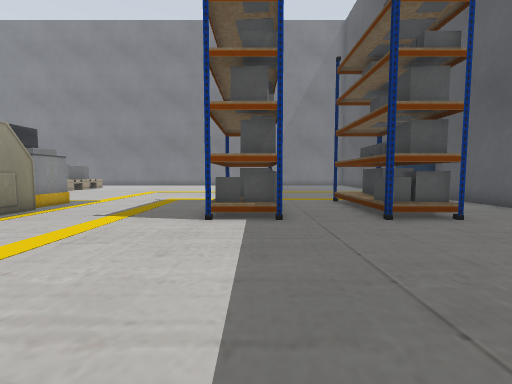
view 1 (above)

21 first-person views from a walk through a robot-simulator world made for Gazebo. The camera is 0.5 m above the floor, tilts 4° down and sees 90° across. Floor lines are 1 m apart. The floor is counted in squares, 0.5 m on a side. Each view is taken from the middle of a square. On the plan, view 1 faces up. The plan holds only what a view shows up to about 11 squares ahead; the rest is blank. The place goes on beyond the plan. Simple shapes stand in for some stock models.

view 2
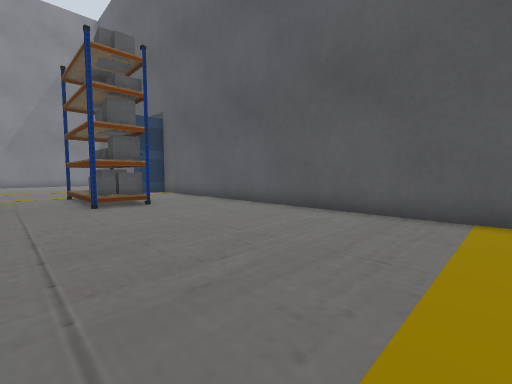

view 3
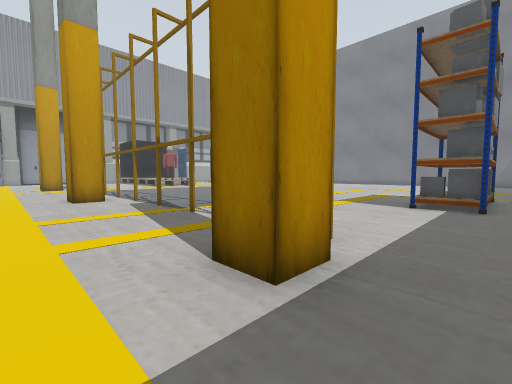

view 4
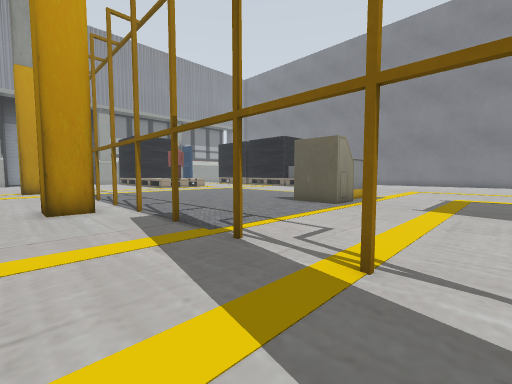

view 5
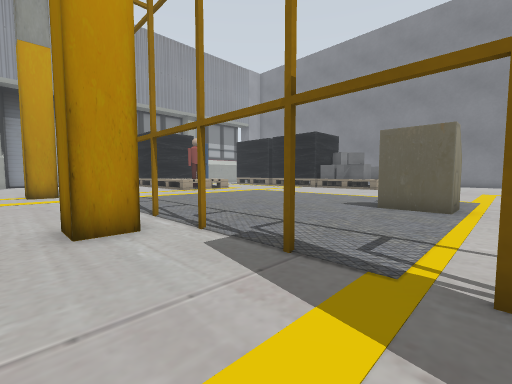

view 6
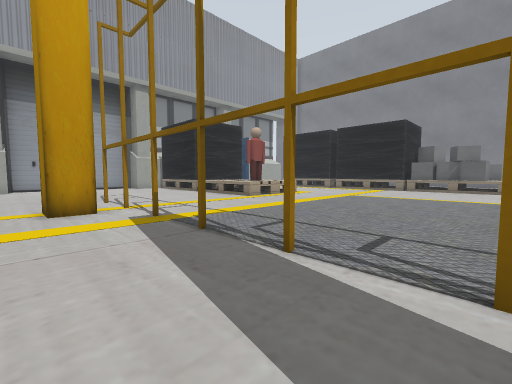

view 7
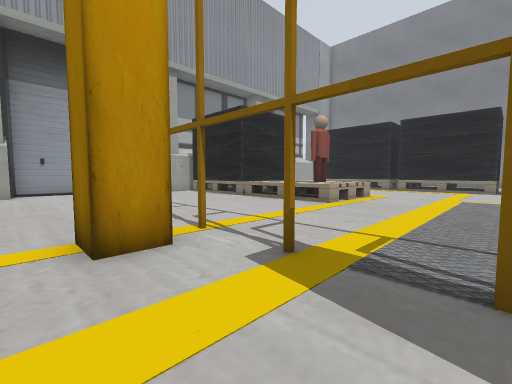

view 8
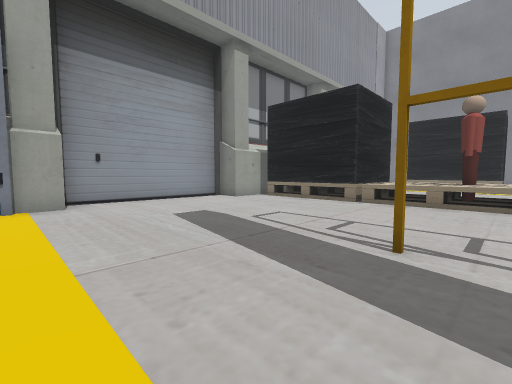

view 9
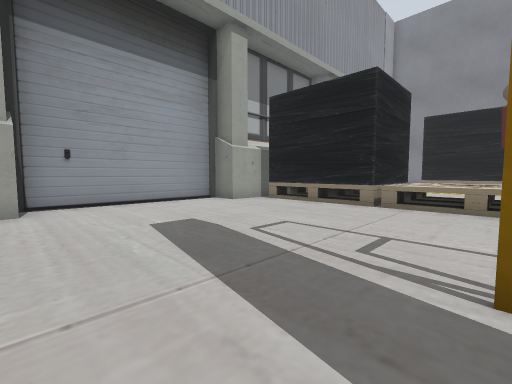

view 10
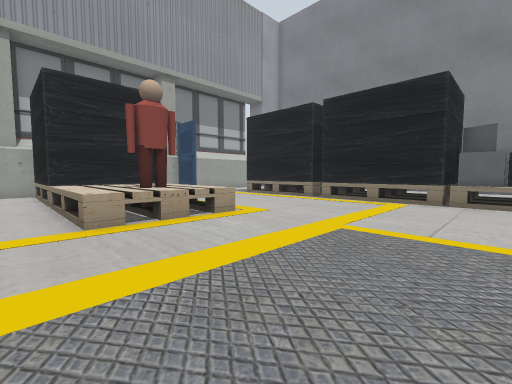

view 11
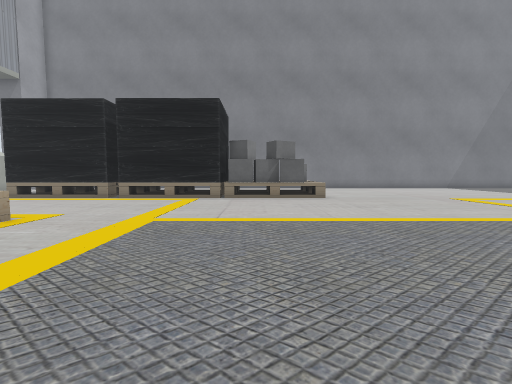

view 12
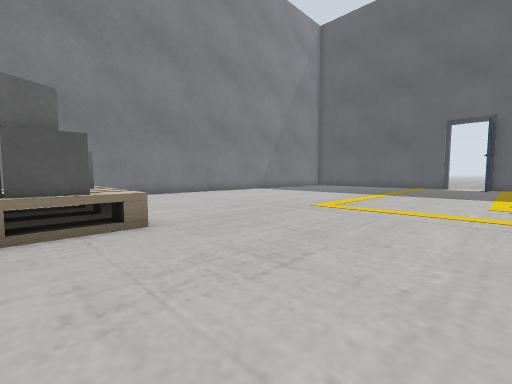

view 13
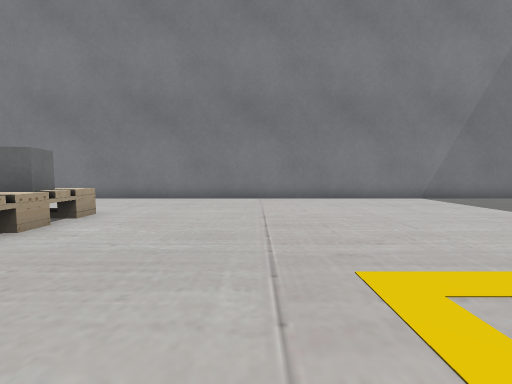

view 14
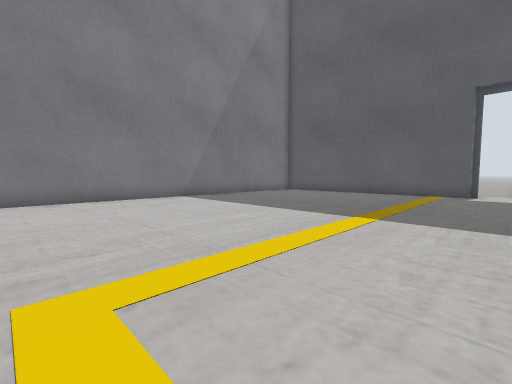

view 15
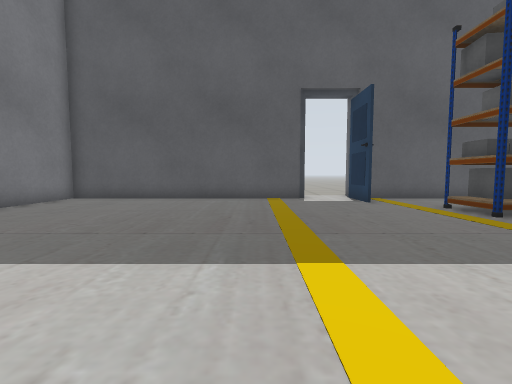

view 16
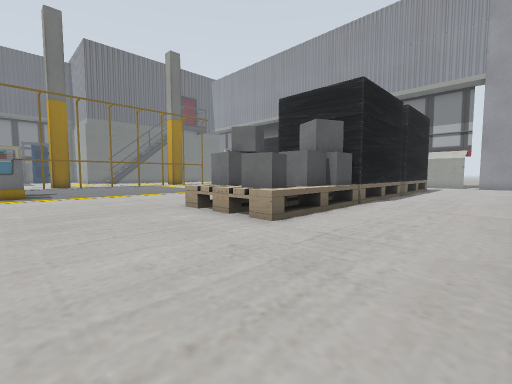

view 17
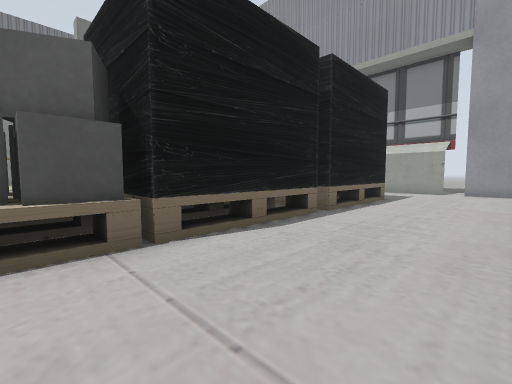

view 18
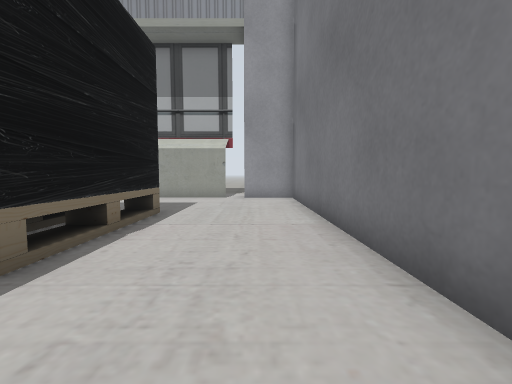

view 19
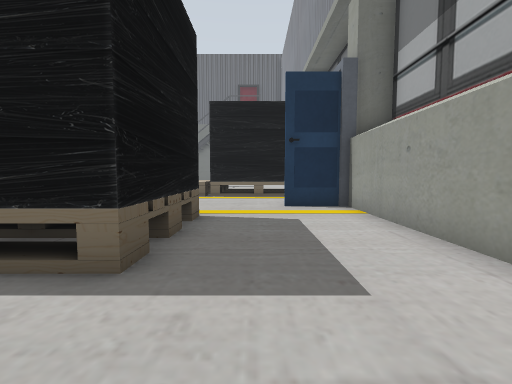

view 20
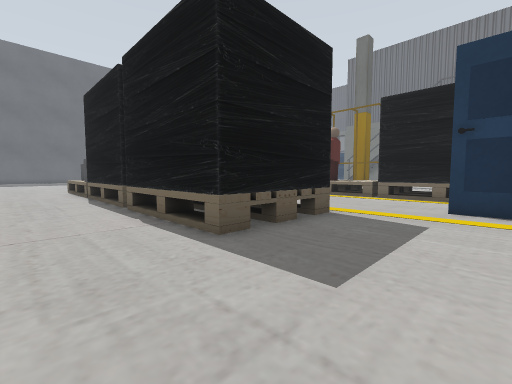

view 21
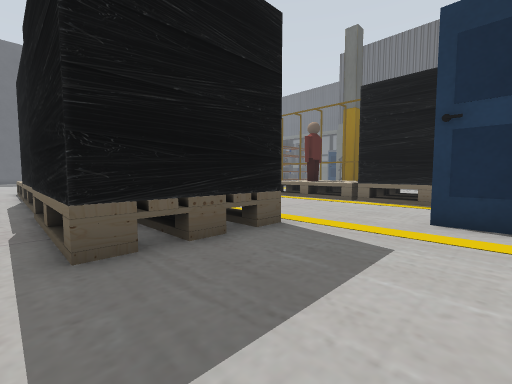

### Floor plan
Key: @ floor where view 1 was taken; # wall or solid block; x gap in a wall; . floor; = window, fence, low wall or low ledge; B bin; P yellow post; G grey box; O other object.
Columns run from 30 left of view 1 to 8 right of it. Each row starts with its distance up from view 1.
 23  ##########  ##########################
 22 GG....................................#
 21 GG....................................#
 20  #....................................#
 19  #....................................#
 18  #...##############=..................#
 17 ##...##############=..................#
 16 ##...#### # #######=..................#
 15 ##...##########=###=..................#
 14 ##....................................#
 13 ##OO..................................#
 12    ....................................
 11    .................................OO#
 10     ###====...........................#
  9     #######=...........B.....###.###..#
  8     #######=..........BBB....###.###..#
  7   #########=.......... ##....###.###..#
  6  ######=====..........=#=....###.###..#
  5 ##....................................#
  4 #.....................................#
  3 #.....................................#
  2 #.....................................#
  1 #........P#P#P#P#P#P=P#P#P#P#P........#
  0 #..........x........x........x@.......#
 -1 #..........#........#........#........#
 -2 ##....................................#
 -3 #O.........     ......................#

Positions as (right, up) in squares from view 1, and headings:
1: (0, 0), facing up
2: (1, -3), facing up-right
3: (1, -3), facing up-left
4: (-2, -2), facing up-left
5: (-5, -2), facing up-left
6: (-11, -2), facing up-left
7: (-15, -2), facing up-left
8: (-20, -3), facing up-left
9: (-21, -2), facing up-left
10: (-14, 5), facing up-left
11: (-14, 4), facing up
12: (-13, 10), facing up-right
13: (-7, 12), facing up
14: (-6, 12), facing up-right
15: (-3, 15), facing right
16: (-7, 22), facing down-left
17: (-14, 22), facing down-left
18: (-18, 21), facing left
19: (-26, 21), facing down
20: (-28, 21), facing down-right
21: (-28, 19), facing down-right
